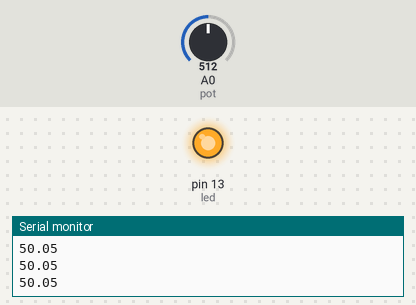
Bench run of a sketch on a simulated Arduino Uno, built with avr-gcc and run on an emulated ATmega328P. On the bench: output pins drawn as LEDs (lit = HIGH), the last lines printed to the serial monitor. The test bench sets the inputs (shaded band); at power-on: A0 (pot) = 512.

Above: at 1.2 s.
1.3 s: A0 (pot) set to 498
At 2.5 s:
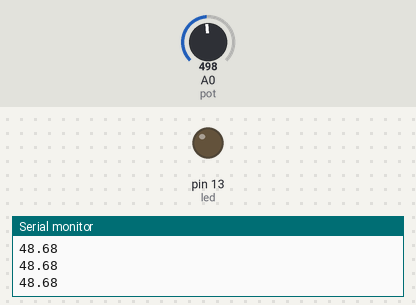
2.8 s: A0 (pot) set to 716
At 4.0 s:
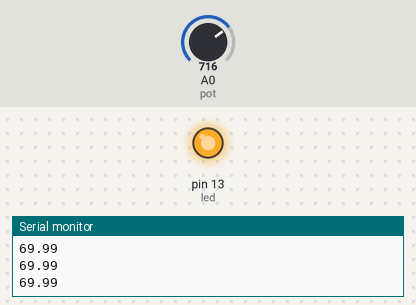
4.3 s: A0 (pot) set to 511
At 5.7 s:
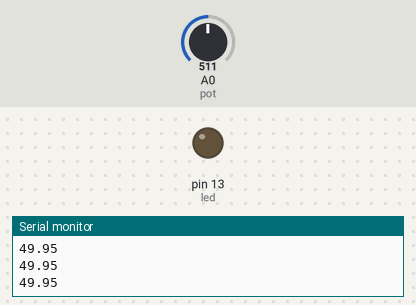
Timing chart, 0 to 7.3 s (numbered marks = the images above; inputs shaded):
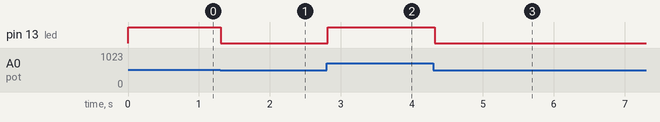

Measured:
- the behaviour switches between 512 and 511 on A0 (pot) (found by bisection; images 0 and 1)
- after the input at 1.3 s, pin 13 (led): HIGH → LOW at once
- after the input at 2.8 s, pin 13 (led): LOW → HIGH at once
- after the input at 4.3 s, pin 13 (led): HIGH → LOW at once

The sketch:

P3A2-PWM.ino
```cpp
//definimos el pin que vamos a usar con el potenciómetro
#define pot A0
//ahora definimos el LED y el pin que usaremos
#define led 13

float value = 0; //variable donde guardaremos valor de pot
float brillo = 0;
int pwm = 0;
void setup() {

  Serial.begin(9600); //la velocidad de transmisión

  //aquí sí pinmode para el LED
  pinMode(led, OUTPUT);

}

void loop() {
  // put your main code here, to run repeatedly:

  value = analogRead(pot); //leemos potenciómetro y guardamos valor en value
  brillo = value/1023*100; //de 0 a 100% de brillo; de 0 a 1023
  //máximo del led es 256 entonces si le mandamos 1023 directo (value) hace 3 "ciclos" con
  //256 y múltiplos como ceros
  analogWrite(led, value/4);
  //Serial.print("Valor ADC: "); //imprimimos
  Serial.println(brillo); //imprimimos voltaje potenciómetro con salto de línea
  delay(100); //para imprimir 10 valores en 1seg
}
```
